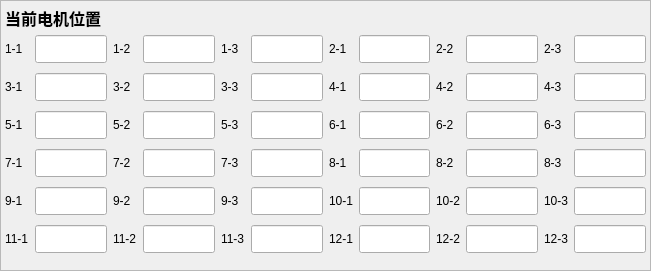
     <widget class="QFrame" name="frame_6">
      <property name="geometry">
       <rect>
        <x>0</x>
        <y>1</y>
        <width>651</width>
        <height>271</height>
       </rect>
      </property>
      <property name="frameShape">
       <enum>QFrame::Shape::StyledPanel</enum>
      </property>
      <property name="frameShadow">
       <enum>QFrame::Shadow::Raised</enum>
      </property>
      <widget class="QLabel" name="label_58">
       <property name="geometry">
        <rect>
         <x>5</x>
         <y>5</y>
         <width>101</width>
         <height>25</height>
        </rect>
       </property>
       <property name="font">
        <font>
         <pointsize>12</pointsize>
         <bold>true</bold>
        </font>
       </property>
       <property name="text">
        <string>当前电机位置</string>
       </property>
       <property name="alignment">
        <set>Qt::AlignmentFlag::AlignLeading|Qt::AlignmentFlag::AlignLeft|Qt::AlignmentFlag::AlignVCenter</set>
       </property>
      </widget>
      <widget class="QWidget" name="layoutWidget">
       <property name="geometry">
        <rect>
         <x>5</x>
         <y>31</y>
         <width>641</width>
         <height>231</height>
        </rect>
       </property>
       <layout class="QGridLayout" name="gridLayout">
        <item row="0" column="0">
         <widget class="QLabel" name="label_81">
          <property name="text">
           <string>1-1</string>
          </property>
         </widget>
        </item>
        <item row="0" column="1">
         <widget class="QLineEdit" name="Cur_Motor_Pos1">
          <property name="minimumSize">
           <size>
            <width>0</width>
            <height>28</height>
           </size>
          </property>
          <property name="maxLength">
           <number>10</number>
          </property>
          <property name="alignment">
           <set>Qt::AlignmentFlag::AlignCenter</set>
          </property>
          <property name="readOnly">
           <bool>true</bool>
          </property>
         </widget>
        </item>
        <item row="0" column="2">
         <widget class="QLabel" name="label_145">
          <property name="text">
           <string>1-2</string>
          </property>
         </widget>
        </item>
        <item row="0" column="3">
         <widget class="QLineEdit" name="Cur_Motor_Pos2">
          <property name="minimumSize">
           <size>
            <width>0</width>
            <height>28</height>
           </size>
          </property>
          <property name="maxLength">
           <number>10</number>
          </property>
          <property name="alignment">
           <set>Qt::AlignmentFlag::AlignCenter</set>
          </property>
          <property name="readOnly">
           <bool>true</bool>
          </property>
         </widget>
        </item>
        <item row="0" column="4">
         <widget class="QLabel" name="label_99">
          <property name="text">
           <string>1-3</string>
          </property>
         </widget>
        </item>
        <item row="0" column="5">
         <widget class="QLineEdit" name="Cur_Motor_Pos3">
          <property name="minimumSize">
           <size>
            <width>0</width>
            <height>28</height>
           </size>
          </property>
          <property name="maxLength">
           <number>10</number>
          </property>
          <property name="alignment">
           <set>Qt::AlignmentFlag::AlignCenter</set>
          </property>
          <property name="readOnly">
           <bool>true</bool>
          </property>
         </widget>
        </item>
        <item row="0" column="6">
         <widget class="QLabel" name="label_97">
          <property name="text">
           <string>2-1</string>
          </property>
         </widget>
        </item>
        <item row="0" column="7">
         <widget class="QLineEdit" name="Cur_Motor_Pos4">
          <property name="enabled">
           <bool>true</bool>
          </property>
          <property name="minimumSize">
           <size>
            <width>0</width>
            <height>28</height>
           </size>
          </property>
          <property name="maxLength">
           <number>10</number>
          </property>
          <property name="alignment">
           <set>Qt::AlignmentFlag::AlignCenter</set>
          </property>
          <property name="readOnly">
           <bool>true</bool>
          </property>
         </widget>
        </item>
        <item row="0" column="8">
         <widget class="QLabel" name="label_95">
          <property name="text">
           <string>2-2</string>
          </property>
         </widget>
        </item>
        <item row="0" column="9">
         <widget class="QLineEdit" name="Cur_Motor_Pos5">
          <property name="minimumSize">
           <size>
            <width>0</width>
            <height>28</height>
           </size>
          </property>
          <property name="maxLength">
           <number>10</number>
          </property>
          <property name="alignment">
           <set>Qt::AlignmentFlag::AlignCenter</set>
          </property>
          <property name="readOnly">
           <bool>true</bool>
          </property>
         </widget>
        </item>
        <item row="0" column="10">
         <widget class="QLabel" name="label_147">
          <property name="text">
           <string>2-3</string>
          </property>
         </widget>
        </item>
        <item row="0" column="11">
         <widget class="QLineEdit" name="Cur_Motor_Pos6">
          <property name="minimumSize">
           <size>
            <width>0</width>
            <height>28</height>
           </size>
          </property>
          <property name="maxLength">
           <number>10</number>
          </property>
          <property name="alignment">
           <set>Qt::AlignmentFlag::AlignCenter</set>
          </property>
          <property name="readOnly">
           <bool>true</bool>
          </property>
         </widget>
        </item>
        <item row="1" column="0">
         <widget class="QLabel" name="label_149">
          <property name="text">
           <string>3-1</string>
          </property>
         </widget>
        </item>
        <item row="1" column="1">
         <widget class="QLineEdit" name="Cur_Motor_Pos7">
          <property name="minimumSize">
           <size>
            <width>0</width>
            <height>28</height>
           </size>
          </property>
          <property name="maxLength">
           <number>10</number>
          </property>
          <property name="alignment">
           <set>Qt::AlignmentFlag::AlignCenter</set>
          </property>
          <property name="readOnly">
           <bool>true</bool>
          </property>
         </widget>
        </item>
        <item row="1" column="2">
         <widget class="QLabel" name="label_82">
          <property name="text">
           <string>3-2</string>
          </property>
         </widget>
        </item>
        <item row="1" column="3">
         <widget class="QLineEdit" name="Cur_Motor_Pos8">
          <property name="minimumSize">
           <size>
            <width>0</width>
            <height>28</height>
           </size>
          </property>
          <property name="maxLength">
           <number>10</number>
          </property>
          <property name="alignment">
           <set>Qt::AlignmentFlag::AlignCenter</set>
          </property>
          <property name="readOnly">
           <bool>true</bool>
          </property>
         </widget>
        </item>
        <item row="1" column="4">
         <widget class="QLabel" name="label_87">
          <property name="text">
           <string>3-3</string>
          </property>
         </widget>
        </item>
        <item row="1" column="5">
         <widget class="QLineEdit" name="Cur_Motor_Pos9">
          <property name="minimumSize">
           <size>
            <width>0</width>
            <height>28</height>
           </size>
          </property>
          <property name="maxLength">
           <number>10</number>
          </property>
          <property name="alignment">
           <set>Qt::AlignmentFlag::AlignCenter</set>
          </property>
          <property name="readOnly">
           <bool>true</bool>
          </property>
         </widget>
        </item>
        <item row="1" column="6">
         <widget class="QLabel" name="label_91">
          <property name="text">
           <string>4-1</string>
          </property>
         </widget>
        </item>
        <item row="1" column="7">
         <widget class="QLineEdit" name="Cur_Motor_Pos10">
          <property name="minimumSize">
           <size>
            <width>0</width>
            <height>28</height>
           </size>
          </property>
          <property name="maxLength">
           <number>10</number>
          </property>
          <property name="alignment">
           <set>Qt::AlignmentFlag::AlignCenter</set>
          </property>
          <property name="readOnly">
           <bool>true</bool>
          </property>
         </widget>
        </item>
        <item row="1" column="8">
         <widget class="QLabel" name="label_150">
          <property name="text">
           <string>4-2</string>
          </property>
         </widget>
        </item>
        <item row="1" column="9">
         <widget class="QLineEdit" name="Cur_Motor_Pos11">
          <property name="minimumSize">
           <size>
            <width>0</width>
            <height>28</height>
           </size>
          </property>
          <property name="maxLength">
           <number>10</number>
          </property>
          <property name="alignment">
           <set>Qt::AlignmentFlag::AlignCenter</set>
          </property>
          <property name="readOnly">
           <bool>true</bool>
          </property>
         </widget>
        </item>
        <item row="1" column="10">
         <widget class="QLabel" name="label_101">
          <property name="text">
           <string>4-3</string>
          </property>
         </widget>
        </item>
        <item row="1" column="11">
         <widget class="QLineEdit" name="Cur_Motor_Pos12">
          <property name="minimumSize">
           <size>
            <width>0</width>
            <height>28</height>
           </size>
          </property>
          <property name="maxLength">
           <number>10</number>
          </property>
          <property name="alignment">
           <set>Qt::AlignmentFlag::AlignCenter</set>
          </property>
          <property name="readOnly">
           <bool>true</bool>
          </property>
         </widget>
        </item>
        <item row="2" column="0">
         <widget class="QLabel" name="label_89">
          <property name="text">
           <string>5-1</string>
          </property>
         </widget>
        </item>
        <item row="2" column="1">
         <widget class="QLineEdit" name="Cur_Motor_Pos13">
          <property name="minimumSize">
           <size>
            <width>0</width>
            <height>28</height>
           </size>
          </property>
          <property name="maxLength">
           <number>10</number>
          </property>
          <property name="alignment">
           <set>Qt::AlignmentFlag::AlignCenter</set>
          </property>
          <property name="readOnly">
           <bool>true</bool>
          </property>
         </widget>
        </item>
        <item row="2" column="2">
         <widget class="QLabel" name="label_94">
          <property name="text">
           <string>5-2</string>
          </property>
         </widget>
        </item>
        <item row="2" column="3">
         <widget class="QLineEdit" name="Cur_Motor_Pos14">
          <property name="minimumSize">
           <size>
            <width>0</width>
            <height>28</height>
           </size>
          </property>
          <property name="maxLength">
           <number>10</number>
          </property>
          <property name="alignment">
           <set>Qt::AlignmentFlag::AlignCenter</set>
          </property>
          <property name="readOnly">
           <bool>true</bool>
          </property>
         </widget>
        </item>
        <item row="2" column="4">
         <widget class="QLabel" name="label_146">
          <property name="text">
           <string>5-3</string>
          </property>
         </widget>
        </item>
        <item row="2" column="5">
         <widget class="QLineEdit" name="Cur_Motor_Pos15">
          <property name="minimumSize">
           <size>
            <width>0</width>
            <height>28</height>
           </size>
          </property>
          <property name="maxLength">
           <number>10</number>
          </property>
          <property name="alignment">
           <set>Qt::AlignmentFlag::AlignCenter</set>
          </property>
          <property name="readOnly">
           <bool>true</bool>
          </property>
         </widget>
        </item>
        <item row="2" column="6">
         <widget class="QLabel" name="label_103">
          <property name="text">
           <string>6-1</string>
          </property>
         </widget>
        </item>
        <item row="2" column="7">
         <widget class="QLineEdit" name="Cur_Motor_Pos16">
          <property name="minimumSize">
           <size>
            <width>0</width>
            <height>28</height>
           </size>
          </property>
          <property name="maxLength">
           <number>10</number>
          </property>
          <property name="alignment">
           <set>Qt::AlignmentFlag::AlignCenter</set>
          </property>
          <property name="readOnly">
           <bool>true</bool>
          </property>
         </widget>
        </item>
        <item row="2" column="8">
         <widget class="QLabel" name="label_109">
          <property name="text">
           <string>6-2</string>
          </property>
         </widget>
        </item>
        <item row="2" column="9">
         <widget class="QLineEdit" name="Cur_Motor_Pos17">
          <property name="minimumSize">
           <size>
            <width>0</width>
            <height>28</height>
           </size>
          </property>
          <property name="maxLength">
           <number>10</number>
          </property>
          <property name="alignment">
           <set>Qt::AlignmentFlag::AlignCenter</set>
          </property>
          <property name="readOnly">
           <bool>true</bool>
          </property>
         </widget>
        </item>
        <item row="2" column="10">
         <widget class="QLabel" name="label_148">
          <property name="text">
           <string>6-3</string>
          </property>
         </widget>
        </item>
        <item row="2" column="11">
         <widget class="QLineEdit" name="Cur_Motor_Pos18">
          <property name="minimumSize">
           <size>
            <width>0</width>
            <height>28</height>
           </size>
          </property>
          <property name="maxLength">
           <number>10</number>
          </property>
          <property name="alignment">
           <set>Qt::AlignmentFlag::AlignCenter</set>
          </property>
          <property name="readOnly">
           <bool>true</bool>
          </property>
         </widget>
        </item>
        <item row="3" column="0">
         <widget class="QLabel" name="label_80">
          <property name="text">
           <string>7-1</string>
          </property>
         </widget>
        </item>
        <item row="3" column="1">
         <widget class="QLineEdit" name="Cur_Motor_Pos19">
          <property name="minimumSize">
           <size>
            <width>0</width>
            <height>28</height>
           </size>
          </property>
          <property name="maxLength">
           <number>10</number>
          </property>
          <property name="alignment">
           <set>Qt::AlignmentFlag::AlignCenter</set>
          </property>
          <property name="readOnly">
           <bool>true</bool>
          </property>
         </widget>
        </item>
        <item row="3" column="2">
         <widget class="QLabel" name="label_96">
          <property name="text">
           <string>7-2</string>
          </property>
         </widget>
        </item>
        <item row="3" column="3">
         <widget class="QLineEdit" name="Cur_Motor_Pos20">
          <property name="minimumSize">
           <size>
            <width>0</width>
            <height>28</height>
           </size>
          </property>
          <property name="maxLength">
           <number>10</number>
          </property>
          <property name="alignment">
           <set>Qt::AlignmentFlag::AlignCenter</set>
          </property>
          <property name="readOnly">
           <bool>true</bool>
          </property>
         </widget>
        </item>
        <item row="3" column="4">
         <widget class="QLabel" name="label_107">
          <property name="text">
           <string>7-3</string>
          </property>
         </widget>
        </item>
        <item row="3" column="5">
         <widget class="QLineEdit" name="Cur_Motor_Pos21">
          <property name="minimumSize">
           <size>
            <width>0</width>
            <height>28</height>
           </size>
          </property>
          <property name="maxLength">
           <number>10</number>
          </property>
          <property name="alignment">
           <set>Qt::AlignmentFlag::AlignCenter</set>
          </property>
          <property name="readOnly">
           <bool>true</bool>
          </property>
         </widget>
        </item>
        <item row="3" column="6">
         <widget class="QLabel" name="label_108">
          <property name="text">
           <string>8-1</string>
          </property>
         </widget>
        </item>
        <item row="3" column="7">
         <widget class="QLineEdit" name="Cur_Motor_Pos22">
          <property name="minimumSize">
           <size>
            <width>0</width>
            <height>28</height>
           </size>
          </property>
          <property name="maxLength">
           <number>10</number>
          </property>
          <property name="alignment">
           <set>Qt::AlignmentFlag::AlignCenter</set>
          </property>
          <property name="readOnly">
           <bool>true</bool>
          </property>
         </widget>
        </item>
        <item row="3" column="8">
         <widget class="QLabel" name="label_106">
          <property name="text">
           <string>8-2</string>
          </property>
         </widget>
        </item>
        <item row="3" column="9">
         <widget class="QLineEdit" name="Cur_Motor_Pos23">
          <property name="minimumSize">
           <size>
            <width>0</width>
            <height>28</height>
           </size>
          </property>
          <property name="maxLength">
           <number>10</number>
          </property>
          <property name="alignment">
           <set>Qt::AlignmentFlag::AlignCenter</set>
          </property>
          <property name="readOnly">
           <bool>true</bool>
          </property>
         </widget>
        </item>
        <item row="3" column="10">
         <widget class="QLabel" name="label_105">
          <property name="text">
           <string>8-3</string>
          </property>
         </widget>
        </item>
        <item row="3" column="11">
         <widget class="QLineEdit" name="Cur_Motor_Pos24">
          <property name="minimumSize">
           <size>
            <width>0</width>
            <height>28</height>
           </size>
          </property>
          <property name="maxLength">
           <number>10</number>
          </property>
          <property name="alignment">
           <set>Qt::AlignmentFlag::AlignCenter</set>
          </property>
          <property name="readOnly">
           <bool>true</bool>
          </property>
         </widget>
        </item>
        <item row="4" column="0">
         <widget class="QLabel" name="label_83">
          <property name="text">
           <string>9-1</string>
          </property>
         </widget>
        </item>
        <item row="4" column="1">
         <widget class="QLineEdit" name="Cur_Motor_Pos25">
          <property name="minimumSize">
           <size>
            <width>0</width>
            <height>28</height>
           </size>
          </property>
          <property name="maxLength">
           <number>10</number>
          </property>
          <property name="alignment">
           <set>Qt::AlignmentFlag::AlignCenter</set>
          </property>
          <property name="readOnly">
           <bool>true</bool>
          </property>
         </widget>
        </item>
        <item row="4" column="2">
         <widget class="QLabel" name="label_84">
          <property name="text">
           <string>9-2</string>
          </property>
         </widget>
        </item>
        <item row="4" column="3">
         <widget class="QLineEdit" name="Cur_Motor_Pos26">
          <property name="minimumSize">
           <size>
            <width>0</width>
            <height>28</height>
           </size>
          </property>
          <property name="maxLength">
           <number>10</number>
          </property>
          <property name="alignment">
           <set>Qt::AlignmentFlag::AlignCenter</set>
          </property>
          <property name="readOnly">
           <bool>true</bool>
          </property>
         </widget>
        </item>
        <item row="4" column="4">
         <widget class="QLabel" name="label_85">
          <property name="text">
           <string>9-3</string>
          </property>
         </widget>
        </item>
        <item row="4" column="5">
         <widget class="QLineEdit" name="Cur_Motor_Pos27">
          <property name="minimumSize">
           <size>
            <width>0</width>
            <height>28</height>
           </size>
          </property>
          <property name="maxLength">
           <number>10</number>
          </property>
          <property name="alignment">
           <set>Qt::AlignmentFlag::AlignCenter</set>
          </property>
          <property name="readOnly">
           <bool>true</bool>
          </property>
         </widget>
        </item>
        <item row="4" column="6">
         <widget class="QLabel" name="label_93">
          <property name="text">
           <string>10-1</string>
          </property>
         </widget>
        </item>
        <item row="4" column="7">
         <widget class="QLineEdit" name="Cur_Motor_Pos28">
          <property name="minimumSize">
           <size>
            <width>0</width>
            <height>28</height>
           </size>
          </property>
          <property name="maxLength">
           <number>10</number>
          </property>
          <property name="alignment">
           <set>Qt::AlignmentFlag::AlignCenter</set>
          </property>
          <property name="readOnly">
           <bool>true</bool>
          </property>
         </widget>
        </item>
        <item row="4" column="8">
         <widget class="QLabel" name="label_102">
          <property name="text">
           <string>10-2</string>
          </property>
         </widget>
        </item>
        <item row="4" column="9">
         <widget class="QLineEdit" name="Cur_Motor_Pos29">
          <property name="minimumSize">
           <size>
            <width>0</width>
            <height>28</height>
           </size>
          </property>
          <property name="maxLength">
           <number>10</number>
          </property>
          <property name="alignment">
           <set>Qt::AlignmentFlag::AlignCenter</set>
          </property>
          <property name="readOnly">
           <bool>true</bool>
          </property>
         </widget>
        </item>
        <item row="4" column="10">
         <widget class="QLabel" name="label_98">
          <property name="text">
           <string>10-3</string>
          </property>
         </widget>
        </item>
        <item row="4" column="11">
         <widget class="QLineEdit" name="Cur_Motor_Pos30">
          <property name="minimumSize">
           <size>
            <width>0</width>
            <height>28</height>
           </size>
          </property>
          <property name="maxLength">
           <number>10</number>
          </property>
          <property name="alignment">
           <set>Qt::AlignmentFlag::AlignCenter</set>
          </property>
          <property name="readOnly">
           <bool>true</bool>
          </property>
         </widget>
        </item>
        <item row="5" column="0">
         <widget class="QLabel" name="label_86">
          <property name="text">
           <string>11-1</string>
          </property>
         </widget>
        </item>
        <item row="5" column="1">
         <widget class="QLineEdit" name="Cur_Motor_Pos31">
          <property name="minimumSize">
           <size>
            <width>0</width>
            <height>28</height>
           </size>
          </property>
          <property name="maxLength">
           <number>10</number>
          </property>
          <property name="alignment">
           <set>Qt::AlignmentFlag::AlignCenter</set>
          </property>
          <property name="readOnly">
           <bool>true</bool>
          </property>
         </widget>
        </item>
        <item row="5" column="2">
         <widget class="QLabel" name="label_90">
          <property name="text">
           <string>11-2</string>
          </property>
         </widget>
        </item>
        <item row="5" column="3">
         <widget class="QLineEdit" name="Cur_Motor_Pos32">
          <property name="minimumSize">
           <size>
            <width>0</width>
            <height>28</height>
           </size>
          </property>
          <property name="maxLength">
           <number>10</number>
          </property>
          <property name="alignment">
           <set>Qt::AlignmentFlag::AlignCenter</set>
          </property>
          <property name="readOnly">
           <bool>true</bool>
          </property>
         </widget>
        </item>
        <item row="5" column="4">
         <widget class="QLabel" name="label_88">
          <property name="text">
           <string>11-3</string>
          </property>
         </widget>
        </item>
        <item row="5" column="5">
         <widget class="QLineEdit" name="Cur_Motor_Pos33">
          <property name="minimumSize">
           <size>
            <width>0</width>
            <height>28</height>
           </size>
          </property>
          <property name="maxLength">
           <number>10</number>
          </property>
          <property name="alignment">
           <set>Qt::AlignmentFlag::AlignCenter</set>
          </property>
          <property name="readOnly">
           <bool>true</bool>
          </property>
         </widget>
        </item>
        <item row="5" column="6">
         <widget class="QLabel" name="label_92">
          <property name="text">
           <string>12-1</string>
          </property>
         </widget>
        </item>
        <item row="5" column="7">
         <widget class="QLineEdit" name="Cur_Motor_Pos34">
          <property name="minimumSize">
           <size>
            <width>0</width>
            <height>28</height>
           </size>
          </property>
          <property name="maxLength">
           <number>10</number>
          </property>
          <property name="alignment">
           <set>Qt::AlignmentFlag::AlignCenter</set>
          </property>
          <property name="readOnly">
           <bool>true</bool>
          </property>
         </widget>
        </item>
        <item row="5" column="8">
         <widget class="QLabel" name="label_104">
          <property name="text">
           <string>12-2</string>
          </property>
         </widget>
        </item>
        <item row="5" column="9">
         <widget class="QLineEdit" name="Cur_Motor_Pos35">
          <property name="minimumSize">
           <size>
            <width>0</width>
            <height>28</height>
           </size>
          </property>
          <property name="maxLength">
           <number>10</number>
          </property>
          <property name="alignment">
           <set>Qt::AlignmentFlag::AlignCenter</set>
          </property>
          <property name="readOnly">
           <bool>true</bool>
          </property>
         </widget>
        </item>
        <item row="5" column="10">
         <widget class="QLabel" name="label_100">
          <property name="text">
           <string>12-3</string>
          </property>
         </widget>
        </item>
        <item row="5" column="11">
         <widget class="QLineEdit" name="Cur_Motor_Pos36">
          <property name="minimumSize">
           <size>
            <width>0</width>
            <height>28</height>
           </size>
          </property>
          <property name="maxLength">
           <number>10</number>
          </property>
          <property name="alignment">
           <set>Qt::AlignmentFlag::AlignCenter</set>
          </property>
          <property name="readOnly">
           <bool>true</bool>
          </property>
         </widget>
        </item>
       </layout>
      </widget>
     </widget>
